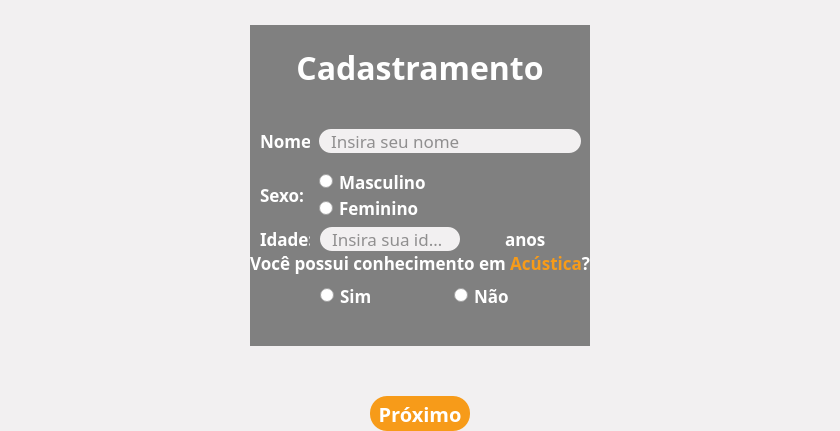
        <widget class="QWidget" name="register_page">
         <property name="styleSheet">
          <string notr="true">
	background-color: #F2F0F1</string>
         </property>
         <layout class="QVBoxLayout" name="verticalLayout_14">
          <property name="spacing">
           <number>0</number>
          </property>
          <property name="leftMargin">
           <number>0</number>
          </property>
          <property name="topMargin">
           <number>0</number>
          </property>
          <property name="rightMargin">
           <number>0</number>
          </property>
          <property name="bottomMargin">
           <number>0</number>
          </property>
          <item>
           <widget class="QFrame" name="frame_32">
            <property name="font">
             <font>
              <family>PF BeauSans Pro</family>
              <pointsize>12</pointsize>
             </font>
            </property>
            <property name="frameShape">
             <enum>QFrame::NoFrame</enum>
            </property>
            <property name="frameShadow">
             <enum>QFrame::Raised</enum>
            </property>
            <layout class="QHBoxLayout" name="horizontalLayout_25">
             <property name="leftMargin">
              <number>250</number>
             </property>
             <property name="topMargin">
              <number>25</number>
             </property>
             <property name="rightMargin">
              <number>250</number>
             </property>
             <property name="bottomMargin">
              <number>50</number>
             </property>
             <item>
              <widget class="QFrame" name="frame_34">
               <property name="styleSheet">
                <string notr="true">QFrame {
	background-color: #808080;
	color: #FFFFFF;
}

QRadioButton {
	background: none;
	color: rgb(255, 255, 255);
}
QRadioButton::indicator {
   width: 14px;
    height: 14px;
}
QRadioButton::indicator:unchecked {
	background-color:rgb(255, 255, 255);	
	background: none;
	color: rgb(255, 255, 255);
}
QRadioButton::indicator:unchecked:hover { 
	width: 12px;
    height: 12px;
	border-radius: 7px;
	border: 1px solid rgb(247,155, 25);
	background-color: rgb(255, 255, 255);
}
QRadioButton::indicator::checked {
    background-color: qradialgradient(spread:pad, cx:0.5, cy:0.5, radius:0.5, fx:0.5, fy:0.5, stop:0 rgba(247, 155, 25, 255), stop:0.666667 rgba(255, 255, 255, 255));
	border-radius: 7px;
	border: 1px solid rgb(247,155, 25);
	width: 12px;
    height: 12px;
}

QLineEdit {
	border-radius: 12px;
	background-color: #F2F0F1;
	padding-left: 10px;
	padding-right: 10px;
	color: rgb(45, 45 ,45);
}
QLineEdit:hover {
	border: 2px solid rgb(247, 155, 25);
}
QLineEdit:focus {	
	border: 2px solid rgb(247, 155, 25);
}

</string>
               </property>
               <property name="frameShape">
                <enum>QFrame::NoFrame</enum>
               </property>
               <property name="frameShadow">
                <enum>QFrame::Raised</enum>
               </property>
               <layout class="QVBoxLayout" name="verticalLayout_15">
                <property name="spacing">
                 <number>0</number>
                </property>
                <property name="leftMargin">
                 <number>0</number>
                </property>
                <property name="topMargin">
                 <number>20</number>
                </property>
                <property name="rightMargin">
                 <number>0</number>
                </property>
                <property name="bottomMargin">
                 <number>30</number>
                </property>
                <item>
                 <widget class="QFrame" name="frame_35">
                  <property name="maximumSize">
                   <size>
                    <width>16777215</width>
                    <height>45</height>
                   </size>
                  </property>
                  <property name="frameShape">
                   <enum>QFrame::NoFrame</enum>
                  </property>
                  <property name="frameShadow">
                   <enum>QFrame::Raised</enum>
                  </property>
                  <layout class="QHBoxLayout" name="horizontalLayout_26">
                   <property name="spacing">
                    <number>0</number>
                   </property>
                   <property name="leftMargin">
                    <number>0</number>
                   </property>
                   <property name="topMargin">
                    <number>0</number>
                   </property>
                   <property name="rightMargin">
                    <number>0</number>
                   </property>
                   <property name="bottomMargin">
                    <number>0</number>
                   </property>
                   <item>
                    <widget class="QLabel" name="label_17">
                     <property name="font">
                      <font>
                       <family>Dosis</family>
                       <pointsize>24</pointsize>
                       <bold>true</bold>
                      </font>
                     </property>
                     <property name="frameShape">
                      <enum>QFrame::NoFrame</enum>
                     </property>
                     <property name="text">
                      <string>Cadastramento</string>
                     </property>
                     <property name="alignment">
                      <set>Qt::AlignCenter</set>
                     </property>
                    </widget>
                   </item>
                  </layout>
                 </widget>
                </item>
                <item>
                 <widget class="QFrame" name="frame_29">
                  <property name="minimumSize">
                   <size>
                    <width>0</width>
                    <height>30</height>
                   </size>
                  </property>
                  <property name="maximumSize">
                   <size>
                    <width>16777215</width>
                    <height>30</height>
                   </size>
                  </property>
                  <property name="frameShape">
                   <enum>QFrame::NoFrame</enum>
                  </property>
                  <property name="frameShadow">
                   <enum>QFrame::Raised</enum>
                  </property>
                 </widget>
                </item>
                <item>
                 <widget class="QFrame" name="frame_36">
                  <property name="maximumSize">
                   <size>
                    <width>16777215</width>
                    <height>50</height>
                   </size>
                  </property>
                  <property name="frameShape">
                   <enum>QFrame::NoFrame</enum>
                  </property>
                  <property name="frameShadow">
                   <enum>QFrame::Raised</enum>
                  </property>
                  <layout class="QHBoxLayout" name="horizontalLayout_27">
                   <property name="spacing">
                    <number>0</number>
                   </property>
                   <property name="leftMargin">
                    <number>0</number>
                   </property>
                   <property name="topMargin">
                    <number>0</number>
                   </property>
                   <property name="rightMargin">
                    <number>0</number>
                   </property>
                   <property name="bottomMargin">
                    <number>0</number>
                   </property>
                   <item>
                    <widget class="QFrame" name="frame_40">
                     <property name="minimumSize">
                      <size>
                       <width>60</width>
                       <height>0</height>
                      </size>
                     </property>
                     <property name="maximumSize">
                      <size>
                       <width>60</width>
                       <height>16777215</height>
                      </size>
                     </property>
                     <property name="frameShape">
                      <enum>QFrame::NoFrame</enum>
                     </property>
                     <property name="frameShadow">
                      <enum>QFrame::Raised</enum>
                     </property>
                     <layout class="QHBoxLayout" name="horizontalLayout_28">
                      <property name="spacing">
                       <number>0</number>
                      </property>
                      <property name="leftMargin">
                       <number>10</number>
                      </property>
                      <property name="topMargin">
                       <number>0</number>
                      </property>
                      <property name="rightMargin">
                       <number>0</number>
                      </property>
                      <property name="bottomMargin">
                       <number>0</number>
                      </property>
                      <item>
                       <widget class="QLabel" name="label_18">
                        <property name="font">
                         <font>
                          <family>Dosis</family>
                          <pointsize>13</pointsize>
                          <bold>true</bold>
                         </font>
                        </property>
                        <property name="frameShape">
                         <enum>QFrame::NoFrame</enum>
                        </property>
                        <property name="text">
                         <string>Nome:</string>
                        </property>
                       </widget>
                      </item>
                     </layout>
                    </widget>
                   </item>
                   <item>
                    <widget class="QFrame" name="frame_41">
                     <property name="frameShape">
                      <enum>QFrame::NoFrame</enum>
                     </property>
                     <property name="frameShadow">
                      <enum>QFrame::Raised</enum>
                     </property>
                     <layout class="QHBoxLayout" name="horizontalLayout_29">
                      <item>
                       <widget class="QLineEdit" name="username">
                        <property name="minimumSize">
                         <size>
                          <width>0</width>
                          <height>24</height>
                         </size>
                        </property>
                        <property name="maximumSize">
                         <size>
                          <width>16777215</width>
                          <height>24</height>
                         </size>
                        </property>
                        <property name="font">
                         <font>
                          <family>Dosis</family>
                          <pointsize>13</pointsize>
                         </font>
                        </property>
                        <property name="inputMask">
                         <string/>
                        </property>
                        <property name="placeholderText">
                         <string>Insira seu nome</string>
                        </property>
                       </widget>
                      </item>
                     </layout>
                    </widget>
                   </item>
                  </layout>
                 </widget>
                </item>
                <item>
                 <widget class="QFrame" name="frame_39">
                  <property name="maximumSize">
                   <size>
                    <width>16777215</width>
                    <height>65</height>
                   </size>
                  </property>
                  <property name="frameShape">
                   <enum>QFrame::NoFrame</enum>
                  </property>
                  <property name="frameShadow">
                   <enum>QFrame::Raised</enum>
                  </property>
                  <layout class="QHBoxLayout" name="horizontalLayout_30">
                   <property name="spacing">
                    <number>0</number>
                   </property>
                   <property name="leftMargin">
                    <number>0</number>
                   </property>
                   <property name="topMargin">
                    <number>0</number>
                   </property>
                   <property name="rightMargin">
                    <number>0</number>
                   </property>
                   <property name="bottomMargin">
                    <number>0</number>
                   </property>
                   <item>
                    <widget class="QFrame" name="frame_31">
                     <property name="minimumSize">
                      <size>
                       <width>60</width>
                       <height>0</height>
                      </size>
                     </property>
                     <property name="maximumSize">
                      <size>
                       <width>60</width>
                       <height>16777215</height>
                      </size>
                     </property>
                     <property name="frameShape">
                      <enum>QFrame::NoFrame</enum>
                     </property>
                     <property name="frameShadow">
                      <enum>QFrame::Raised</enum>
                     </property>
                     <layout class="QHBoxLayout" name="horizontalLayout_34">
                      <property name="leftMargin">
                       <number>10</number>
                      </property>
                      <property name="topMargin">
                       <number>0</number>
                      </property>
                      <property name="rightMargin">
                       <number>0</number>
                      </property>
                      <property name="bottomMargin">
                       <number>0</number>
                      </property>
                      <item>
                       <widget class="QLabel" name="label_21">
                        <property name="minimumSize">
                         <size>
                          <width>0</width>
                          <height>0</height>
                         </size>
                        </property>
                        <property name="font">
                         <font>
                          <family>Dosis</family>
                          <pointsize>13</pointsize>
                          <bold>true</bold>
                         </font>
                        </property>
                        <property name="frameShape">
                         <enum>QFrame::NoFrame</enum>
                        </property>
                        <property name="text">
                         <string>Sexo:</string>
                        </property>
                       </widget>
                      </item>
                     </layout>
                    </widget>
                   </item>
                   <item>
                    <widget class="QFrame" name="frame_42">
                     <property name="font">
                      <font>
                       <family>Dosis</family>
                       <pointsize>13</pointsize>
                      </font>
                     </property>
                     <property name="styleSheet">
                      <string notr="true"/>
                     </property>
                     <property name="frameShape">
                      <enum>QFrame::NoFrame</enum>
                     </property>
                     <property name="frameShadow">
                      <enum>QFrame::Raised</enum>
                     </property>
                     <layout class="QVBoxLayout" name="verticalLayout_16">
                      <item>
                       <widget class="QRadioButton" name="maleRadioButton">
                        <property name="font">
                         <font>
                          <family>Dosis</family>
                          <pointsize>13</pointsize>
                          <bold>true</bold>
                         </font>
                        </property>
                        <property name="styleSheet">
                         <string notr="true"/>
                        </property>
                        <property name="text">
                         <string>Masculino</string>
                        </property>
                       </widget>
                      </item>
                      <item>
                       <widget class="QRadioButton" name="femaleRadioButton">
                        <property name="font">
                         <font>
                          <family>Dosis</family>
                          <pointsize>13</pointsize>
                          <bold>true</bold>
                         </font>
                        </property>
                        <property name="text">
                         <string>Feminino</string>
                        </property>
                       </widget>
                      </item>
                     </layout>
                    </widget>
                   </item>
                  </layout>
                 </widget>
                </item>
                <item>
                 <widget class="QFrame" name="frame_37">
                  <property name="maximumSize">
                   <size>
                    <width>16777215</width>
                    <height>65</height>
                   </size>
                  </property>
                  <property name="frameShape">
                   <enum>QFrame::NoFrame</enum>
                  </property>
                  <property name="frameShadow">
                   <enum>QFrame::Raised</enum>
                  </property>
                  <layout class="QHBoxLayout" name="horizontalLayout_35">
                   <property name="spacing">
                    <number>0</number>
                   </property>
                   <property name="leftMargin">
                    <number>0</number>
                   </property>
                   <property name="topMargin">
                    <number>0</number>
                   </property>
                   <property name="rightMargin">
                    <number>0</number>
                   </property>
                   <property name="bottomMargin">
                    <number>0</number>
                   </property>
                   <item>
                    <widget class="QFrame" name="frame_46">
                     <property name="minimumSize">
                      <size>
                       <width>60</width>
                       <height>0</height>
                      </size>
                     </property>
                     <property name="maximumSize">
                      <size>
                       <width>60</width>
                       <height>16777215</height>
                      </size>
                     </property>
                     <property name="frameShape">
                      <enum>QFrame::NoFrame</enum>
                     </property>
                     <property name="frameShadow">
                      <enum>QFrame::Raised</enum>
                     </property>
                     <layout class="QHBoxLayout" name="horizontalLayout_36">
                      <property name="spacing">
                       <number>0</number>
                      </property>
                      <property name="leftMargin">
                       <number>10</number>
                      </property>
                      <property name="topMargin">
                       <number>0</number>
                      </property>
                      <property name="rightMargin">
                       <number>0</number>
                      </property>
                      <property name="bottomMargin">
                       <number>0</number>
                      </property>
                      <item>
                       <widget class="QLabel" name="label_22">
                        <property name="font">
                         <font>
                          <family>Dosis</family>
                          <pointsize>13</pointsize>
                          <bold>true</bold>
                         </font>
                        </property>
                        <property name="frameShape">
                         <enum>QFrame::NoFrame</enum>
                        </property>
                        <property name="text">
                         <string>Idade:</string>
                        </property>
                       </widget>
                      </item>
                     </layout>
                    </widget>
                   </item>
                   <item>
                    <widget class="QFrame" name="frame_47">
                     <property name="focusPolicy">
                      <enum>Qt::ClickFocus</enum>
                     </property>
                     <property name="styleSheet">
                      <string notr="true"/>
                     </property>
                     <property name="frameShape">
                      <enum>QFrame::NoFrame</enum>
                     </property>
                     <property name="frameShadow">
                      <enum>QFrame::Raised</enum>
                     </property>
                     <layout class="QVBoxLayout" name="verticalLayout_17">
                      <property name="spacing">
                       <number>0</number>
                      </property>
                      <property name="leftMargin">
                       <number>10</number>
                      </property>
                      <property name="topMargin">
                       <number>0</number>
                      </property>
                      <property name="rightMargin">
                       <number>0</number>
                      </property>
                      <property name="bottomMargin">
                       <number>0</number>
                      </property>
                      <item>
                       <widget class="QLineEdit" name="userage">
                        <property name="minimumSize">
                         <size>
                          <width>140</width>
                          <height>24</height>
                         </size>
                        </property>
                        <property name="maximumSize">
                         <size>
                          <width>140</width>
                          <height>24</height>
                         </size>
                        </property>
                        <property name="font">
                         <font>
                          <family>Dosis</family>
                          <pointsize>13</pointsize>
                         </font>
                        </property>
                        <property name="placeholderText">
                         <string>Insira sua idade</string>
                        </property>
                       </widget>
                      </item>
                     </layout>
                    </widget>
                   </item>
                   <item>
                    <widget class="QFrame" name="frame_48">
                     <property name="minimumSize">
                      <size>
                       <width>85</width>
                       <height>0</height>
                      </size>
                     </property>
                     <property name="maximumSize">
                      <size>
                       <width>85</width>
                       <height>16777215</height>
                      </size>
                     </property>
                     <property name="frameShape">
                      <enum>QFrame::NoFrame</enum>
                     </property>
                     <property name="frameShadow">
                      <enum>QFrame::Raised</enum>
                     </property>
                     <layout class="QHBoxLayout" name="horizontalLayout_37">
                      <property name="spacing">
                       <number>0</number>
                      </property>
                      <property name="leftMargin">
                       <number>0</number>
                      </property>
                      <property name="topMargin">
                       <number>0</number>
                      </property>
                      <property name="rightMargin">
                       <number>0</number>
                      </property>
                      <property name="bottomMargin">
                       <number>0</number>
                      </property>
                      <item>
                       <widget class="QLabel" name="label_23">
                        <property name="font">
                         <font>
                          <family>Dosis</family>
                          <pointsize>13</pointsize>
                          <bold>true</bold>
                         </font>
                        </property>
                        <property name="frameShape">
                         <enum>QFrame::NoFrame</enum>
                        </property>
                        <property name="text">
                         <string>anos</string>
                        </property>
                       </widget>
                      </item>
                     </layout>
                    </widget>
                   </item>
                  </layout>
                 </widget>
                </item>
                <item>
                 <widget class="QFrame" name="frame_38">
                  <property name="minimumSize">
                   <size>
                    <width>0</width>
                    <height>65</height>
                   </size>
                  </property>
                  <property name="maximumSize">
                   <size>
                    <width>16777215</width>
                    <height>65</height>
                   </size>
                  </property>
                  <property name="frameShape">
                   <enum>QFrame::NoFrame</enum>
                  </property>
                  <property name="frameShadow">
                   <enum>QFrame::Raised</enum>
                  </property>
                  <layout class="QVBoxLayout" name="verticalLayout_19">
                   <property name="spacing">
                    <number>0</number>
                   </property>
                   <property name="leftMargin">
                    <number>0</number>
                   </property>
                   <property name="topMargin">
                    <number>0</number>
                   </property>
                   <property name="rightMargin">
                    <number>0</number>
                   </property>
                   <property name="bottomMargin">
                    <number>0</number>
                   </property>
                   <item>
                    <widget class="QFrame" name="frame_50">
                     <property name="frameShape">
                      <enum>QFrame::NoFrame</enum>
                     </property>
                     <property name="frameShadow">
                      <enum>QFrame::Raised</enum>
                     </property>
                     <layout class="QHBoxLayout" name="horizontalLayout_38">
                      <property name="spacing">
                       <number>0</number>
                      </property>
                      <property name="leftMargin">
                       <number>0</number>
                      </property>
                      <property name="topMargin">
                       <number>0</number>
                      </property>
                      <property name="rightMargin">
                       <number>0</number>
                      </property>
                      <property name="bottomMargin">
                       <number>0</number>
                      </property>
                      <item>
                       <widget class="QLabel" name="label_24">
                        <property name="font">
                         <font>
                          <family>Dosis</family>
                          <pointsize>13</pointsize>
                          <bold>true</bold>
                         </font>
                        </property>
                        <property name="frameShape">
                         <enum>QFrame::NoFrame</enum>
                        </property>
                        <property name="text">
                         <string>&lt;html&gt;&lt;head/&gt;&lt;body&gt;&lt;p&gt;Você possui conhecimento em &lt;span style=&quot; color:#f79b19;&quot;&gt;Acústica&lt;/span&gt;?&lt;/p&gt;&lt;/body&gt;&lt;/html&gt;</string>
                        </property>
                        <property name="alignment">
                         <set>Qt::AlignCenter</set>
                        </property>
                       </widget>
                      </item>
                     </layout>
                    </widget>
                   </item>
                   <item>
                    <widget class="QFrame" name="frame_51">
                     <property name="frameShape">
                      <enum>QFrame::NoFrame</enum>
                     </property>
                     <property name="frameShadow">
                      <enum>QFrame::Raised</enum>
                     </property>
                     <layout class="QHBoxLayout" name="horizontalLayout_39">
                      <property name="leftMargin">
                       <number>70</number>
                      </property>
                      <item>
                       <widget class="QRadioButton" name="expertRadioButton">
                        <property name="font">
                         <font>
                          <family>Dosis</family>
                          <pointsize>13</pointsize>
                          <bold>true</bold>
                         </font>
                        </property>
                        <property name="text">
                         <string>Sim</string>
                        </property>
                       </widget>
                      </item>
                      <item>
                       <widget class="QRadioButton" name="laypersonRadioButton">
                        <property name="font">
                         <font>
                          <family>Dosis</family>
                          <pointsize>13</pointsize>
                          <bold>true</bold>
                         </font>
                        </property>
                        <property name="text">
                         <string>Não</string>
                        </property>
                       </widget>
                      </item>
                     </layout>
                    </widget>
                   </item>
                  </layout>
                 </widget>
                </item>
               </layout>
              </widget>
             </item>
            </layout>
           </widget>
          </item>
          <item>
           <widget class="QFrame" name="frame_33">
            <property name="maximumSize">
             <size>
              <width>16777215</width>
              <height>50</height>
             </size>
            </property>
            <property name="frameShape">
             <enum>QFrame::NoFrame</enum>
            </property>
            <property name="frameShadow">
             <enum>QFrame::Raised</enum>
            </property>
            <layout class="QHBoxLayout" name="horizontalLayout_24">
             <property name="spacing">
              <number>0</number>
             </property>
             <property name="leftMargin">
              <number>0</number>
             </property>
             <property name="topMargin">
              <number>0</number>
             </property>
             <property name="rightMargin">
              <number>0</number>
             </property>
             <property name="bottomMargin">
              <number>0</number>
             </property>
             <item>
              <widget class="QPushButton" name="nextRegisterButton">
               <property name="minimumSize">
                <size>
                 <width>100</width>
                 <height>35</height>
                </size>
               </property>
               <property name="maximumSize">
                <size>
                 <width>100</width>
                 <height>35</height>
                </size>
               </property>
               <property name="font">
                <font>
                 <family>Dosis</family>
                 <pointsize>15</pointsize>
                 <bold>true</bold>
                </font>
               </property>
               <property name="styleSheet">
                <string notr="true">QPushButton {
	border-radius: 17px;
	background-color:  rgb(247, 155, 25);
	color: rgb(255, 255, 255)
}

QPushButton:hover {	
	background-color:  rgb(255, 179, 0);
}

QPushButton:pressed {	
	background-color:  rgb(45, 45, 45)
}

QPushButton:disabled{
	background-color:rgb(46, 52, 54);
	color: #808080

}</string>
               </property>
               <property name="text">
                <string>Próximo</string>
               </property>
              </widget>
             </item>
            </layout>
           </widget>
          </item>
         </layout>
        </widget>
